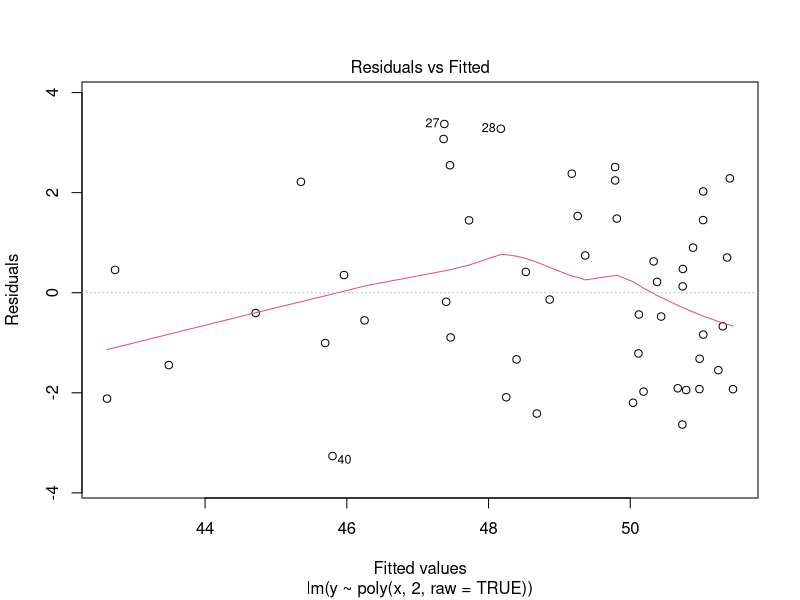
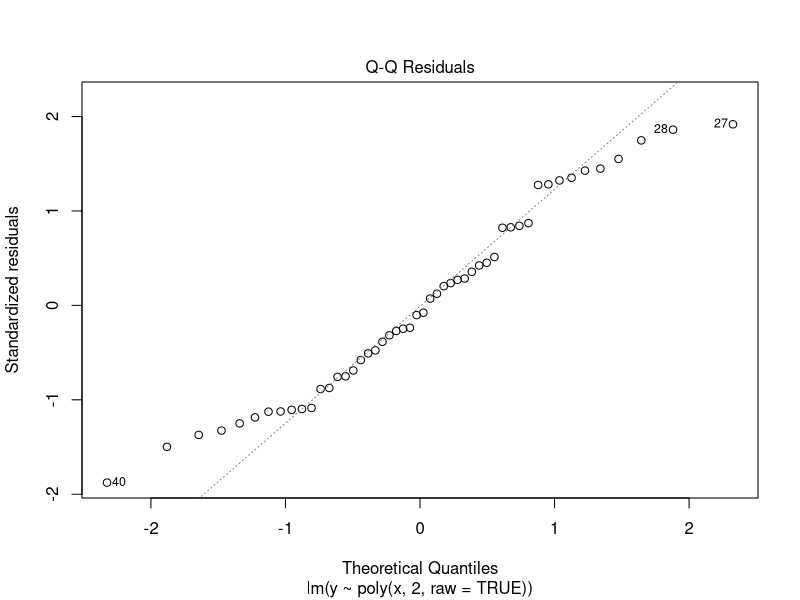
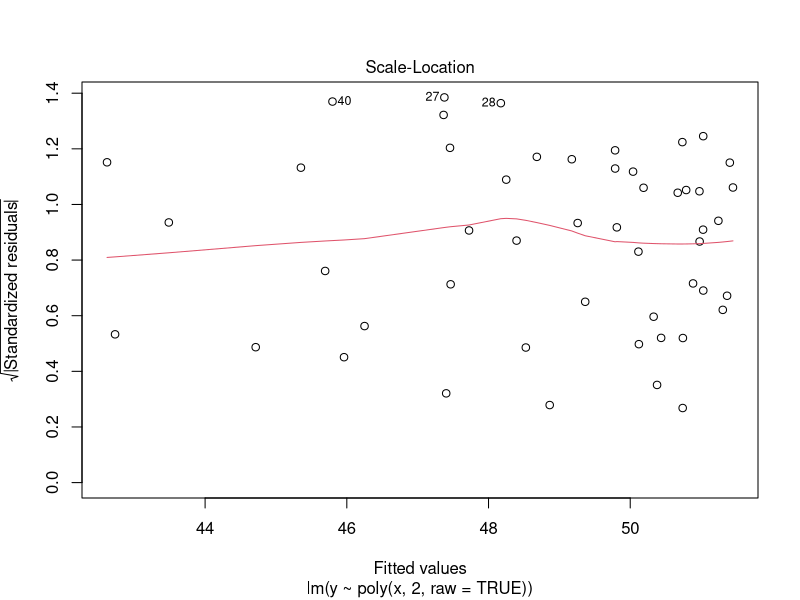
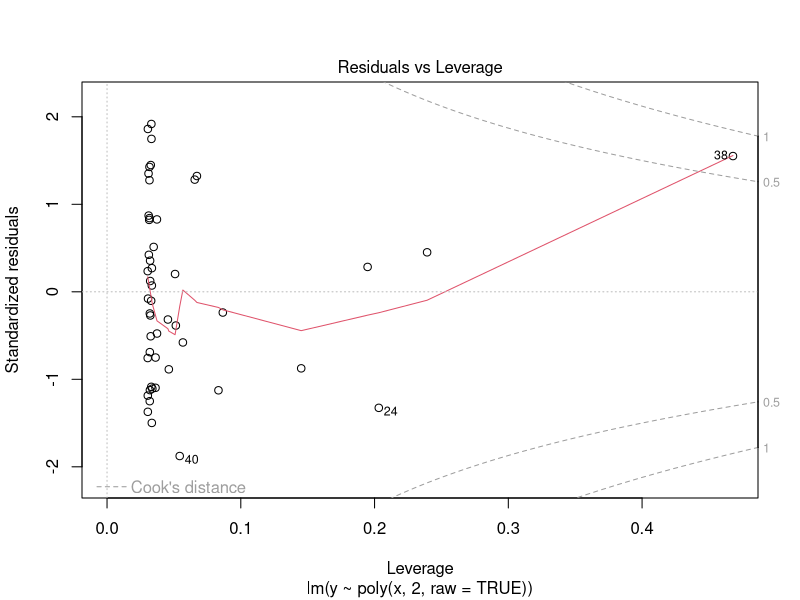
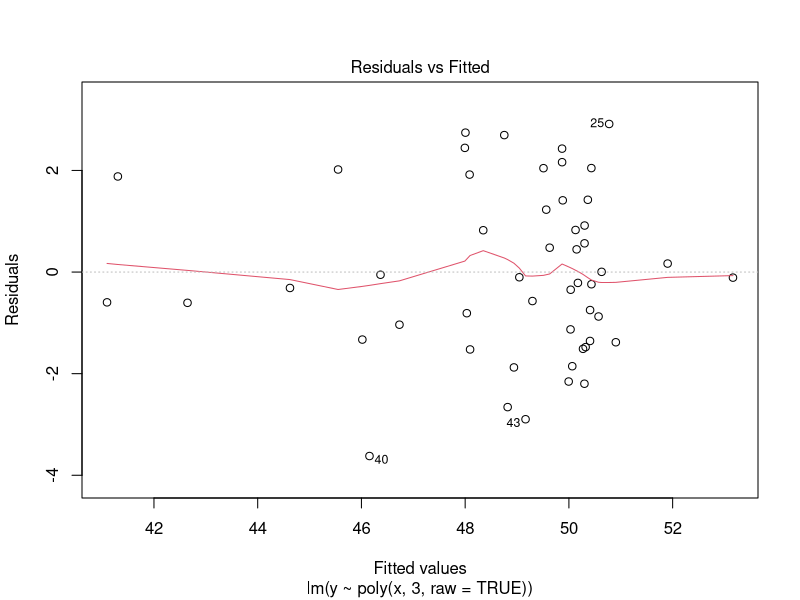
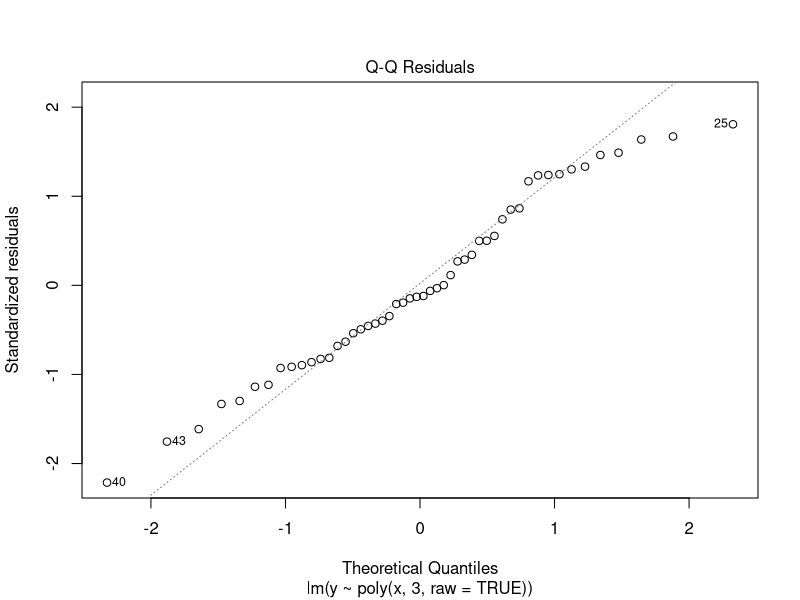
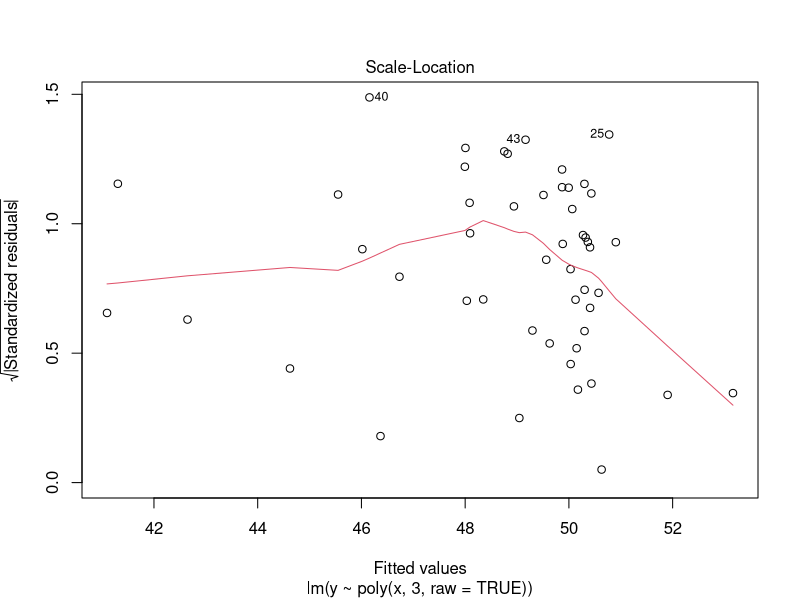
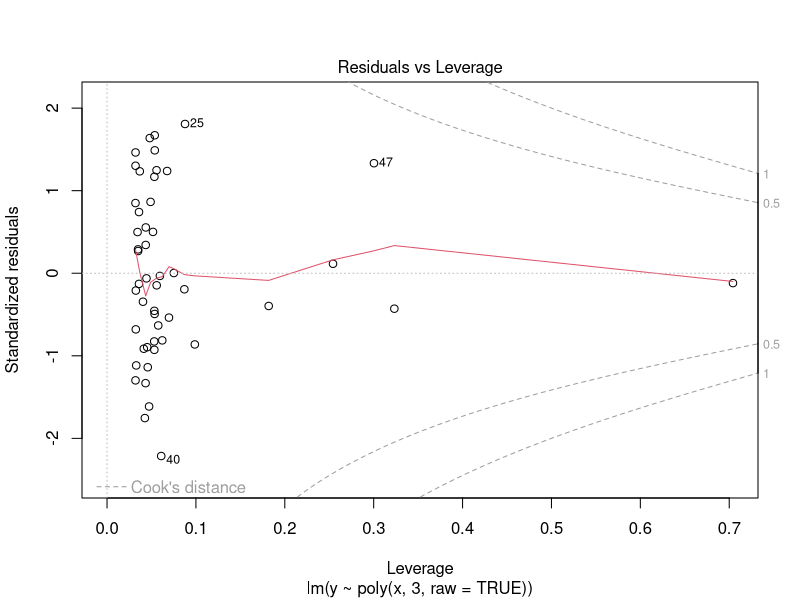

The R source for these figures, in order: (Note: this script raises an error after producing the figures.)
#This is for Week6 Lecture slides

#Load stuff
install.packages(tidyverse)
library(tidyverse)

#Slide10
##Creating Variables
set.seed(131)
x<-rnorm(50,mean=0,sd=1)
y<-50+x-x^2+0.5*x^3+rnorm(50,mean=0,sd=1.5)

##Testing
fit<-lm(y~x)
fit2<-lm(y~poly(x,2,raw=TRUE))
fit3<-lm(y~poly(x,3,raw=TRUE))
fit4<-smooth.spline(x,y,spar=0.2)

plot(fit2)
plot(fit3)

#Slide50

##Setting Ridge
install.packages("glmnet")
library(glmnet)
grid<-10^seq(10,-2,length=100)
ridge.mod<-glmnet(x,y,alpha=0,lambda=grid)

##Setting Training and Testing Data Sets

###Ensure that we fix the randomness
set.seed(1)

###Set training dataset
train<-sample(1:nrow(x),nrow(x)/2)

###Set test dataset
test<-(-train)

###Set y test set???
y.test<-y[test]

##Validation
ridge.mod<-glmnet(x[train, ],y[train],alpha=0,lambda=grid,thresh=1e-12)
ridge.pred<-predict(ridge.mod, s=4,newx=x[test, ])
mean((ridge.pred-y.test)^2)
